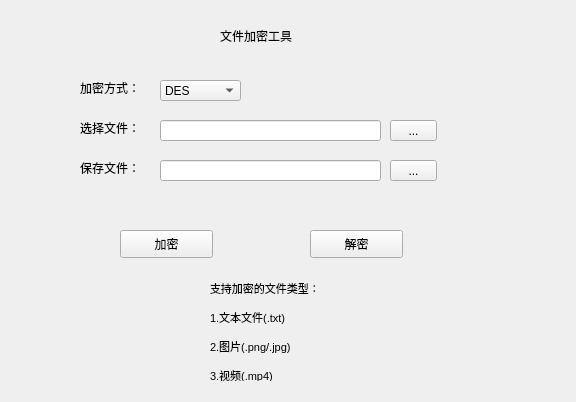
<?xml version="1.0" encoding="UTF-8"?>
<ui version="4.0">
 <class>Widget</class>
 <widget class="QWidget" name="Widget">
  <property name="geometry">
   <rect>
    <x>0</x>
    <y>0</y>
    <width>576</width>
    <height>402</height>
   </rect>
  </property>
  <property name="windowTitle">
   <string>Widget</string>
  </property>
  <widget class="QLabel" name="label">
   <property name="geometry">
    <rect>
     <x>220</x>
     <y>20</y>
     <width>91</width>
     <height>31</height>
    </rect>
   </property>
   <property name="text">
    <string>文件加密工具</string>
   </property>
  </widget>
  <widget class="QComboBox" name="comboBox">
   <property name="geometry">
    <rect>
     <x>160</x>
     <y>80</y>
     <width>81</width>
     <height>21</height>
    </rect>
   </property>
   <item>
    <property name="text">
     <string>DES</string>
    </property>
   </item>
   <item>
    <property name="text">
     <string>AES</string>
    </property>
   </item>
  </widget>
  <widget class="QLabel" name="label_2">
   <property name="geometry">
    <rect>
     <x>80</x>
     <y>80</y>
     <width>72</width>
     <height>15</height>
    </rect>
   </property>
   <property name="text">
    <string>加密方式：</string>
   </property>
  </widget>
  <widget class="QLabel" name="label_3">
   <property name="geometry">
    <rect>
     <x>80</x>
     <y>120</y>
     <width>72</width>
     <height>15</height>
    </rect>
   </property>
   <property name="text">
    <string>选择文件：</string>
   </property>
  </widget>
  <widget class="QLineEdit" name="lineEdit">
   <property name="geometry">
    <rect>
     <x>160</x>
     <y>120</y>
     <width>221</width>
     <height>21</height>
    </rect>
   </property>
  </widget>
  <widget class="QToolButton" name="toolButton">
   <property name="geometry">
    <rect>
     <x>390</x>
     <y>120</y>
     <width>47</width>
     <height>21</height>
    </rect>
   </property>
   <property name="text">
    <string>...</string>
   </property>
  </widget>
  <widget class="QPushButton" name="pushButton">
   <property name="geometry">
    <rect>
     <x>120</x>
     <y>230</y>
     <width>93</width>
     <height>28</height>
    </rect>
   </property>
   <property name="text">
    <string>加密</string>
   </property>
  </widget>
  <widget class="QPushButton" name="pushButton_2">
   <property name="geometry">
    <rect>
     <x>310</x>
     <y>230</y>
     <width>93</width>
     <height>28</height>
    </rect>
   </property>
   <property name="text">
    <string>解密</string>
   </property>
  </widget>
  <widget class="QToolButton" name="toolButton_2">
   <property name="geometry">
    <rect>
     <x>390</x>
     <y>160</y>
     <width>47</width>
     <height>21</height>
    </rect>
   </property>
   <property name="text">
    <string>...</string>
   </property>
  </widget>
  <widget class="QLabel" name="label_5">
   <property name="geometry">
    <rect>
     <x>80</x>
     <y>160</y>
     <width>72</width>
     <height>15</height>
    </rect>
   </property>
   <property name="text">
    <string>保存文件：</string>
   </property>
  </widget>
  <widget class="QLineEdit" name="lineEdit_2">
   <property name="geometry">
    <rect>
     <x>160</x>
     <y>160</y>
     <width>221</width>
     <height>21</height>
    </rect>
   </property>
  </widget>
  <widget class="QLabel" name="label_4">
   <property name="geometry">
    <rect>
     <x>210</x>
     <y>280</y>
     <width>161</width>
     <height>101</height>
    </rect>
   </property>
   <property name="text">
    <string>&lt;html&gt;&lt;head/&gt;&lt;body&gt;&lt;p&gt;&lt;span style=&quot; font-size:8pt;&quot;&gt;支持加密的文件类型：&lt;/span&gt;&lt;/p&gt;&lt;p&gt;&lt;span style=&quot; font-size:8pt;&quot;&gt;1.文本文件(.txt)&lt;/span&gt;&lt;/p&gt;&lt;p&gt;&lt;span style=&quot; font-size:8pt;&quot;&gt;2.图片(.png/.jpg)&lt;/span&gt;&lt;/p&gt;&lt;p&gt;&lt;span style=&quot; font-size:8pt;&quot;&gt;3.视频(.mp4)&lt;/span&gt;&lt;/p&gt;&lt;/body&gt;&lt;/html&gt;</string>
   </property>
  </widget>
 </widget>
 <resources/>
 <connections/>
</ui>
